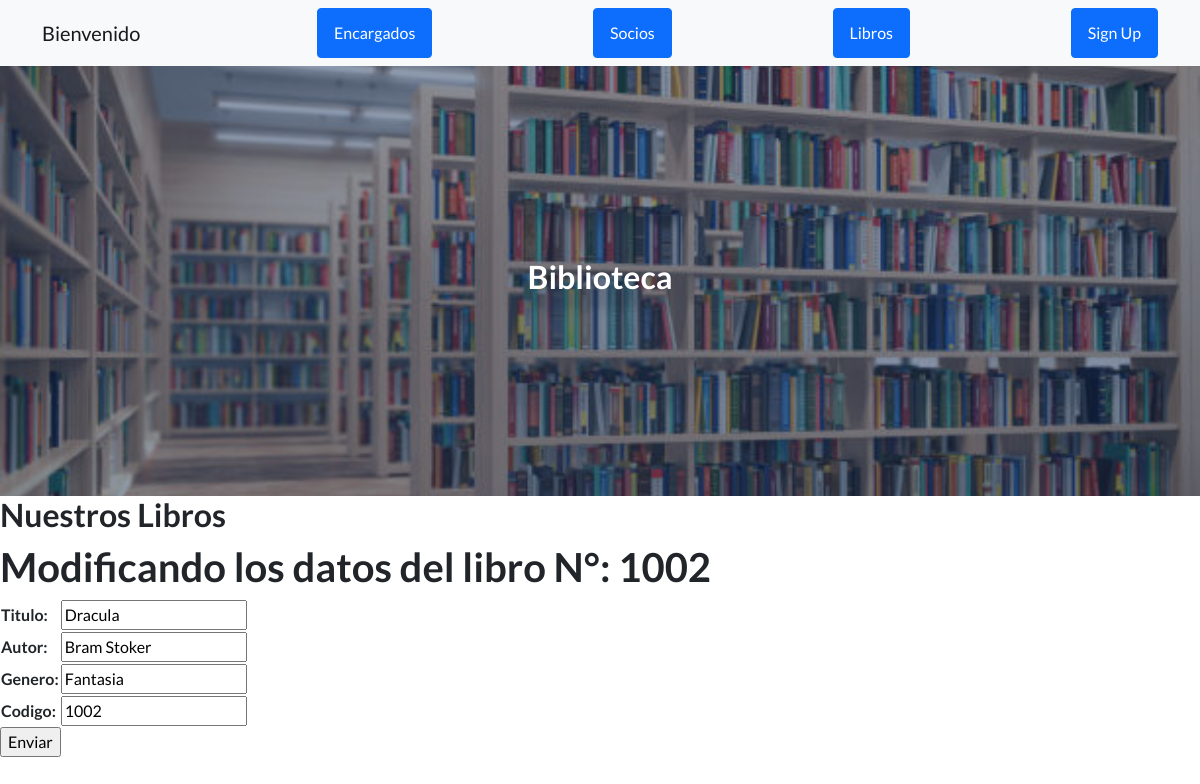
The app's page /app_biblioteca/editar_libro/1002 with its own data.
### app_biblioteca/models.py (models this page shows, shortened)
class Libro(models.Model):
    titulo=models.CharField(max_length=50)
    autor=models.CharField(max_length=50)
    genero=models.CharField(max_length=50)
    codigo=models.IntegerField()

### app_biblioteca/views.py (the view)
# urls.py: path('editar_libro/<codigo_libro>', editar_libro, name='editar_libro'),
def editar_libro(request, codigo_libro):
    libro = Libro.objects.get(codigo=codigo_libro)
    if request.method == 'POST':
        form = Libro_Form(request.POST)
        if form.is_valid():
            info = form.cleaned_data
            libro.titulo = info['titulo']
            libro.autor = info['autor']
            libro.genero = info['genero']
            libro.codigo = info['codigo']
            libro.save()
            return render (request, 'app_biblioteca/inicio.html')
    else:
        form = Libro_Form(initial={'titulo':libro.titulo, 'autor':libro.autor, 'genero':libro.genero, 'codigo':libro.codigo})
    return render(request, 'app_biblioteca/editar_libro.html',{'formulario':form,'codigo_libro':codigo_libro})

### app_biblioteca/forms.py
class Libro_Form(forms.Form):
    titulo = forms.CharField(max_length=50)
    autor = forms.CharField(max_length=50)
    genero = forms.CharField(max_length=50)
    codigo =forms.IntegerField()

### app_biblioteca/templates/app_biblioteca/editar_libro.html (shortened to what this page needs)
{% extends 'app_biblioteca/inicio.html' %}
{% load static %}
{% block titulo %}
<h2>Biblioteca</h2>
{% endblock %}
{% block contenido_que_cambia %}
<h2>Nuestros Libros</h2>
<h1>Modificando los datos del libro N°: {{ codigo_libro }} </h1>
<form action="{% url 'editar_libro' codigo_libro %}" method="POST"> {% csrf_token %}
    <table>
        {{ formulario.as_table }}
    </table>
    <input type="submit" value="Enviar">
</form>
</body>
{% endblock %}

### records on screen
Libro: titulo "Dracula", autor "Bram Stoker", genero "Fantasia", codigo "1002"

### other values on screen
{{ codigo_libro }} "1002"
